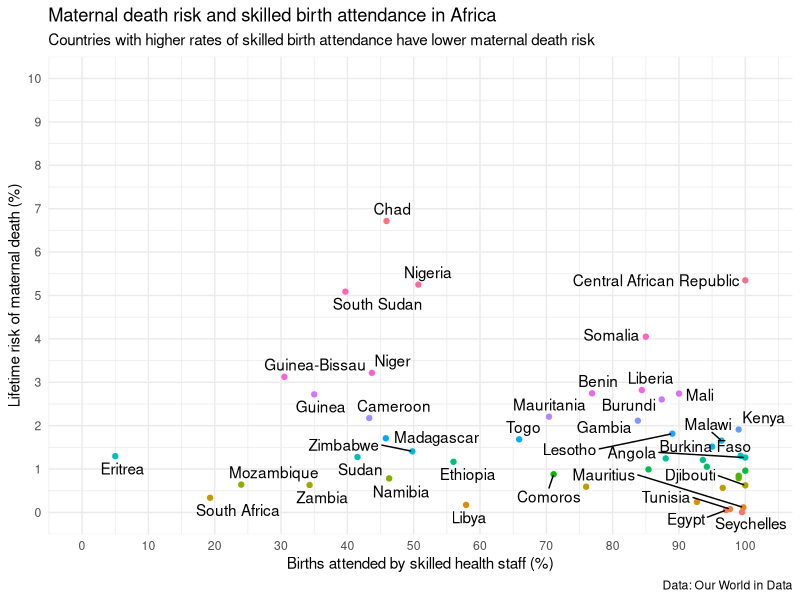
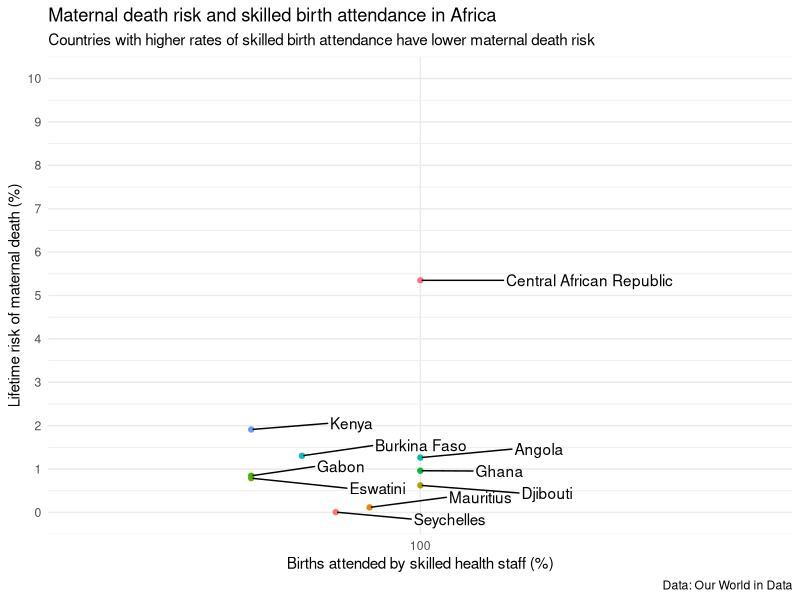

The R script that drew these images, in order:
## ---- chunk 1
library(tidyverse)
library(ggrepel)

death_rate <- read_csv("share-of-women-who-are-expected-to-die-from-pregnancy-related-causes.csv")
skilled_births <- read_csv("share-of-births-attended-by-skilled-health-staff.csv")

## ---- chunk 2

african_countries <- c(
  "Algeria", "Angola", "Benin", "Botswana", "Burkina Faso", "Burundi",
  "Cabo Verde", "Cameroon", "Central African Republic", "Chad",
  "Comoros", "Congo (Congo-Brazzaville)", "Côte d'Ivoire",
  "Democratic Republic of the Congo", "Djibouti", "Egypt",
  "Equatorial Guinea", "Eritrea", "Eswatini",
  "Ethiopia", "Gabon", "Gambia", "Ghana", "Guinea",
  "Guinea-Bissau", "Kenya", "Lesotho", "Liberia",
  "Libya", "Madagascar", "Malawi", "Mali",
  "Mauritania", "Mauritius", "Mozambique",
  "Namibia", "Niger", "Nigeria", "Rwanda",
  "Sao Tome and Principe", "Senegal", "Seychelles",
  "South Africa", "Somalia", "South Sudan", "Sudan", 
  "Tanzania", "Togo", "Tunisia",
  "Uganda", "Zambia", "Zimbabwe",
  "United Republic of Tanzania"
)

filled_skilled_births <- skilled_births |> complete(Entity, Year) |> arrange(Entity, desc(Year)) |>  fill(everything())

df <- death_rate |> filter(Entity %in% african_countries & Year == 2020) |> 
  rename(dr = `Lifetime risk of maternal death (%)` ) |> 
  left_join(filled_skilled_births |> filter(Entity %in% african_countries & Year == 2020) |> 
              rename(sk = `Births attended by skilled health staff (% of total)`)) |> 
  mutate(Entity = fct_reorder(Entity, dr))

## ---- chunk 3
base_plot <- df |> ggplot(aes(x=sk, y=dr)) +
  geom_point(aes(color=Entity)) +
  geom_text_repel(aes(label=Entity), hjust = 0, nudge_x = 0.5) +
  scale_y_continuous(limits = c(0, 10), breaks = seq(0, 10, by = 1)) +
  labs(
    title = "Maternal death risk and skilled birth attendance in Africa",
    subtitle = "Countries with higher rates of skilled birth attendance have lower maternal death risk",
    x = "Births attended by skilled health staff (%)",
    y = "Lifetime risk of maternal death (%)",
    caption = "Data: Our World in Data"
  ) +
  theme_minimal() +
  theme(legend.position = "none")


full_plot <-  base_plot + scale_x_continuous(limits = c(0, 102), breaks = seq(0, 100, by = 10)) 
zoomed_in <-  base_plot + scale_x_continuous(limits = c(98, 102), breaks = seq(0, 100, by = 10)) 


## ---- chunk 4
full_plot
## ---- chunk 5
zoomed_in
